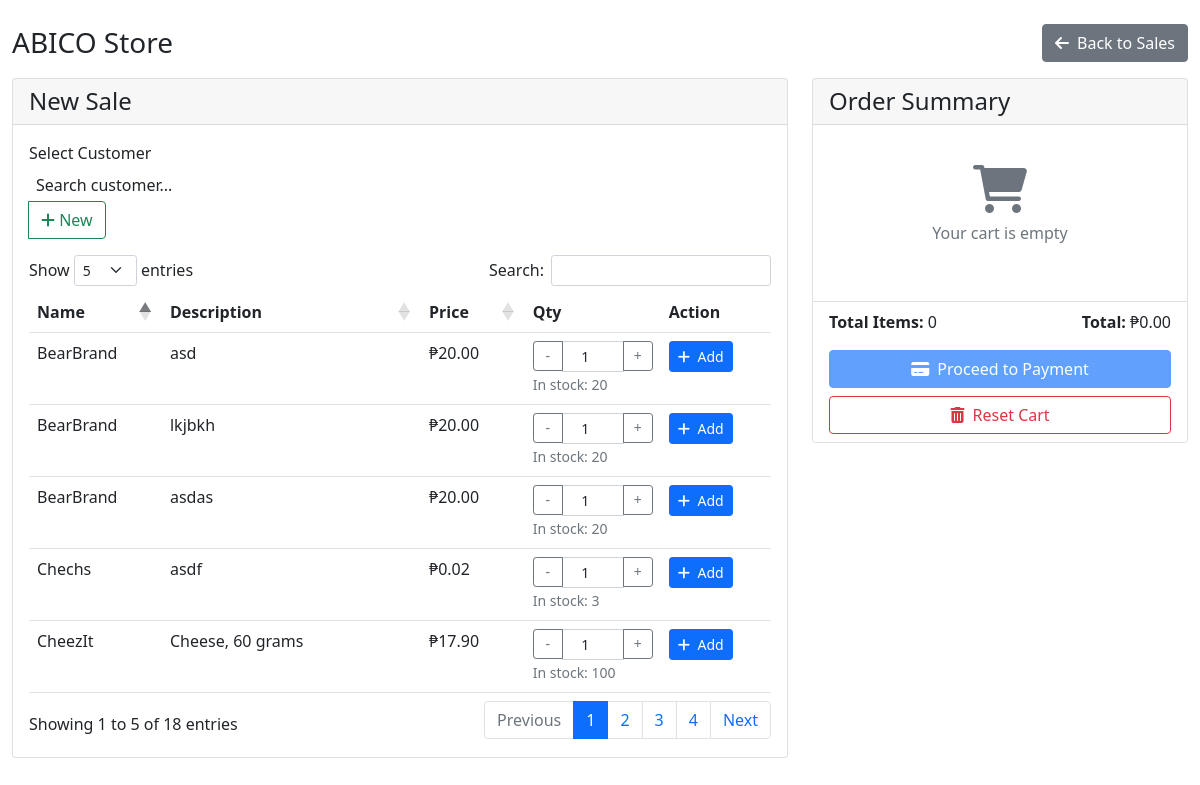
The page /sales/create.php (signed in) on the database as committed earlier.
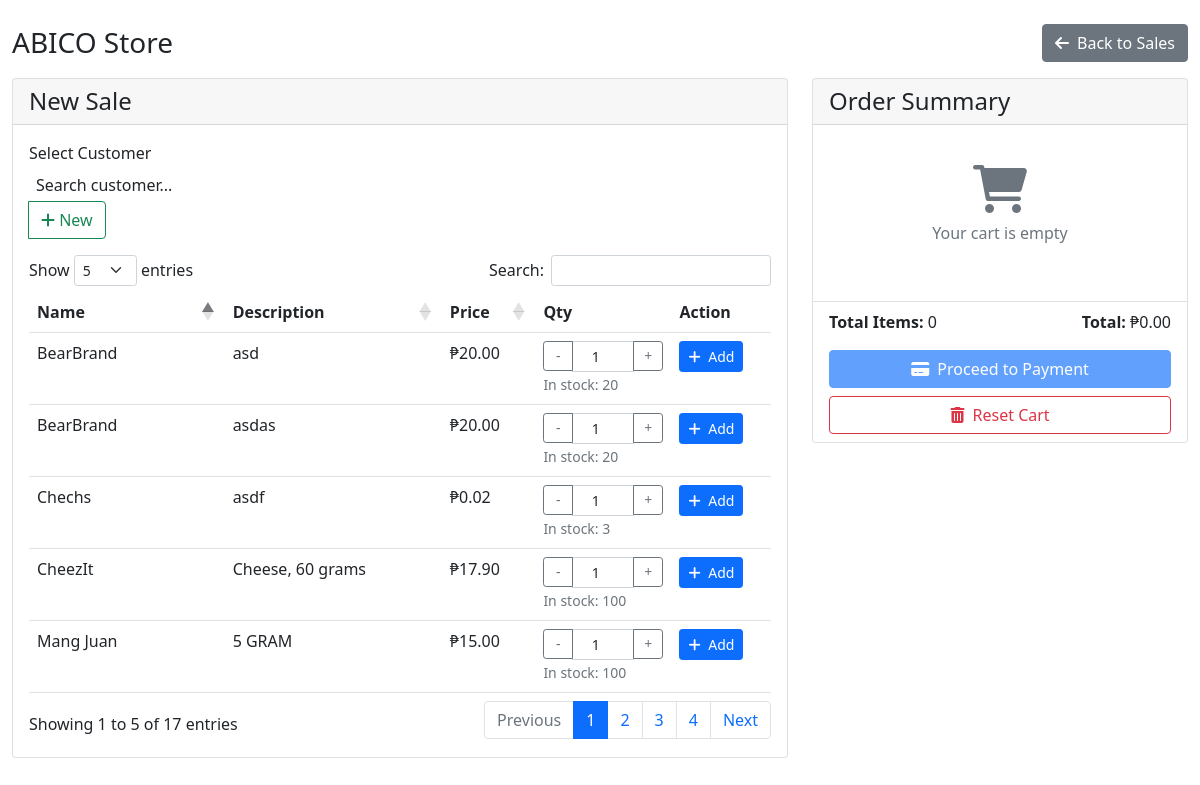
The same page on the database as committed later.
### tables this page shows
CREATE TABLE `products` (
  `id` int(11) NOT NULL,
  `product_name` varchar(255) NOT NULL,
  `description` text DEFAULT NULL,
  `quantity` int(11) NOT NULL DEFAULT 0,
  `price` decimal(10,2) NOT NULL,
  `created_at` timestamp NOT NULL DEFAULT current_timestamp(),
  `updated_at` timestamp NOT NULL DEFAULT current_timestamp() ON UPDATE current_timestamp()
);

### includes/inventory/product.php (called while the page is built, shortened)
<?php
class product {
    private $conn;
    private $table_name = "products";
    public function __construct($db) {
        $this->conn = $db;
    }
    public function readAll() {
        $query = "SELECT * FROM " . $this->table_name . " ORDER BY created_at ASC";
        $stmt = $this->conn->prepare($query);
        $stmt->execute();
        return $stmt;
    }
}
?>

### sales/create.php (the view, shortened to what the changed rows need)
<?php
require_once __DIR__ . '/../includes/inventory/product.php';
$database = new dbconn();
$db = $database->getConnection();
$product = new Product($db);
$products = $product->readAll();
?>
<!DOCTYPE html>
<html lang="en">
<head>
    <link href="https://cdn.jsdelivr.net/npm/bootstrap@5.1.3/dist/css/bootstrap.min.css" rel="stylesheet">
    <link href="https://cdnjs.cloudflare.com/ajax/libs/font-awesome/6.0.0/css/all.min.css" rel="stylesheet">
    <link href="https://cdn.datatables.net/1.11.5/css/dataTables.bootstrap5.min.css" rel="stylesheet">
    <link href="https://cdn.jsdelivr.net/npm/select2@4.1.0-rc.0/dist/css/select2.min.css" rel="stylesheet" />
    <link href="https://cdn.jsdelivr.net/npm/select2-bootstrap-5-theme@1.3.0/dist/select2-bootstrap-5-theme.min.css" rel="stylesheet" />
</head>
<body>
    <div class="container-fluid py-4">
        <div class="d-flex justify-content-between align-items-center mb-3">
            <h1 class="h3 mb-0">ABICO Store</h1>
        </div>
        <div class="row">
            <div class="col-md-8">
                <div class="card">
                    <div class="card-body">
                        <div class="mb-3">
                            <label for="customerSelect" class="form-label">Select Customer</label>
                            <div class="input-group">
                            </div>
                        </div>
                        <div class="table-responsive">
                            <table id="productsTable" class="table table-hover" style="width:100%">
                                <thead>
                                    <tr>
                                        <th>Name</th>
                                        <th>Description</th>
                                        <th>Price</th>
                                        <th>Qty</th>
                                        <th>Action</th>
                                    </tr>
                                </thead>
                                <tbody>
                                    <?php while ($row = $products->fetch(PDO::FETCH_ASSOC)): ?>
                                    <tr>
                                        <td title="<?php echo htmlspecialchars($row['product_name']); ?>">
                                            <?php
                                            $name = htmlspecialchars($row['product_name']);
                                            echo strlen($name) > 20 ? substr($name, 0, 20) . '...' : $name;
                                            ?>
                                        </td>
                                        <td title="<?php echo htmlspecialchars($row['description']); ?>">
                                            <?php
                                            $desc = htmlspecialchars($row['description']);
                                            echo strlen($desc) > 20 ? substr($desc, 0, 20) . '...' : $desc;
                                            ?>
                                        </td>
                                        <td>₱<?php echo number_format($row['price'], 2); ?></td>
                                        <td style="width: 120px;">
                                            <div class="input-group input-group-sm">
                                                <button class="btn btn-outline-secondary quantity-btn decrease">-</button>
                                                <input type="number"
                                                       class="form-control text-center product-quantity"
                                                       value="1"
                                                       min="1"
                                                       max="<?php echo $row['quantity']; ?>"
                                                       style="width: 50px;">
                                                <button class="btn btn-outline-secondary quantity-btn increase">+</button>
                                            </div>
                                            <small class="text-muted">In stock: <?php echo $row['quantity']; ?></small>
                                        </td>
                                        <td>
                                            <button class="btn btn-sm btn-primary add-to-cart"
                                                    data-id="<?php echo $row['id']; ?>"
                                                    data-name="<?php echo htmlspecialchars($row['product_name']); ?>"
                                                    data-price="<?php echo $row['price']; ?>"
                                                    data-stock="<?php echo $row['quantity']; ?>">
                                                <i class="fas fa-plus me-1"></i> Add
                                            </button>
                                        </td>
                                    </tr>
                                    <?php endwhile; ?>
                                </tbody>
                            </table>
                        </div>
                    </div>
                </div>
            </div>
        </div>
    </div>
</body>
</html>

Rows that differ between the two databases and show on the page:
removed products: product_name "BearBrand", description "lkjbkh", price "20.00", quantity "20"
now on this page (row unchanged): products: product_name "Mang Juan", description "5 GRAM", price "15.00", quantity "100"
Other text that changed with them:
text written by a page script: "Show entries Search: Showing 1 to 5 of 18 entries Previous 1 2 3 4 Next" → "Show entries Search: Showing 1 to 5 of 17 entries Previous 1 2 3 4 Next"
